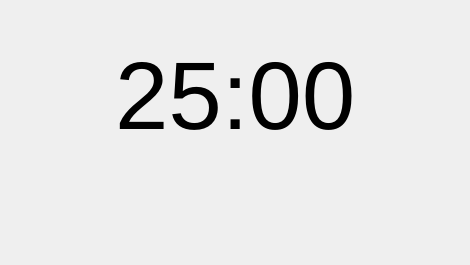
<?xml version="1.0" encoding="UTF-8"?>
<ui version="4.0">
 <class>Widget</class>
 <widget class="QWidget" name="Widget">
  <property name="geometry">
   <rect>
    <x>0</x>
    <y>0</y>
    <width>470</width>
    <height>265</height>
   </rect>
  </property>
  <property name="minimumSize">
   <size>
    <width>470</width>
    <height>265</height>
   </size>
  </property>
  <property name="windowTitle">
   <string>Form</string>
  </property>
  <layout class="QGridLayout" name="gridLayout">
   <item row="0" column="0">
    <layout class="QVBoxLayout" name="verticalLayout">
     <item>
      <widget class="DTitlebar" name="titlebar" native="true">
       <property name="minimumSize">
        <size>
         <width>0</width>
         <height>20</height>
        </size>
       </property>
      </widget>
     </item>
     <item>
      <spacer name="verticalSpacer">
       <property name="orientation">
        <enum>Qt::Vertical</enum>
       </property>
       <property name="sizeHint" stdset="0">
        <size>
         <width>20</width>
         <height>10</height>
        </size>
       </property>
      </spacer>
     </item>
     <item>
      <layout class="QHBoxLayout" name="horizontalLayout">
       <item>
        <spacer name="horizontalSpacer">
         <property name="orientation">
          <enum>Qt::Horizontal</enum>
         </property>
         <property name="sizeHint" stdset="0">
          <size>
           <width>40</width>
           <height>20</height>
          </size>
         </property>
        </spacer>
       </item>
       <item>
        <widget class="QLabel" name="time">
         <property name="sizePolicy">
          <sizepolicy hsizetype="Preferred" vsizetype="Preferred">
           <horstretch>0</horstretch>
           <verstretch>0</verstretch>
          </sizepolicy>
         </property>
         <property name="minimumSize">
          <size>
           <width>0</width>
           <height>0</height>
          </size>
         </property>
         <property name="maximumSize">
          <size>
           <width>431</width>
           <height>16777215</height>
          </size>
         </property>
         <property name="font">
          <font>
           <pointsize>72</pointsize>
          </font>
         </property>
         <property name="text">
          <string>25:00</string>
         </property>
        </widget>
       </item>
       <item>
        <spacer name="horizontalSpacer_2">
         <property name="orientation">
          <enum>Qt::Horizontal</enum>
         </property>
         <property name="sizeHint" stdset="0">
          <size>
           <width>40</width>
           <height>20</height>
          </size>
         </property>
        </spacer>
       </item>
      </layout>
     </item>
     <item>
      <spacer name="verticalSpacer_2">
       <property name="orientation">
        <enum>Qt::Vertical</enum>
       </property>
       <property name="sizeHint" stdset="0">
        <size>
         <width>20</width>
         <height>40</height>
        </size>
       </property>
      </spacer>
     </item>
    </layout>
   </item>
   <item row="1" column="0">
    <layout class="QHBoxLayout" name="horizontalLayout_2">
     <item>
      <spacer name="horizontalSpacer_3">
       <property name="orientation">
        <enum>Qt::Horizontal</enum>
       </property>
       <property name="sizeHint" stdset="0">
        <size>
         <width>40</width>
         <height>20</height>
        </size>
       </property>
      </spacer>
     </item>
     <item>
      <widget class="DSwitchButton" name="switchbutton" native="true"/>
     </item>
     <item>
      <spacer name="horizontalSpacer_4">
       <property name="orientation">
        <enum>Qt::Horizontal</enum>
       </property>
       <property name="sizeHint" stdset="0">
        <size>
         <width>40</width>
         <height>20</height>
        </size>
       </property>
      </spacer>
     </item>
    </layout>
   </item>
   <item row="2" column="0">
    <spacer name="verticalSpacer_3">
     <property name="orientation">
      <enum>Qt::Vertical</enum>
     </property>
     <property name="sizeHint" stdset="0">
      <size>
       <width>20</width>
       <height>50</height>
      </size>
     </property>
    </spacer>
   </item>
  </layout>
 </widget>
 <customwidgets>
  <customwidget>
   <class>DTitlebar</class>
   <extends>QWidget</extends>
   <header location="global">dtitlebar.h</header>
   <container>1</container>
  </customwidget>
  <customwidget>
   <class>DSwitchButton</class>
   <extends>QWidget</extends>
   <header>dswitchbutton.h</header>
  </customwidget>
 </customwidgets>
 <resources/>
 <connections/>
</ui>
